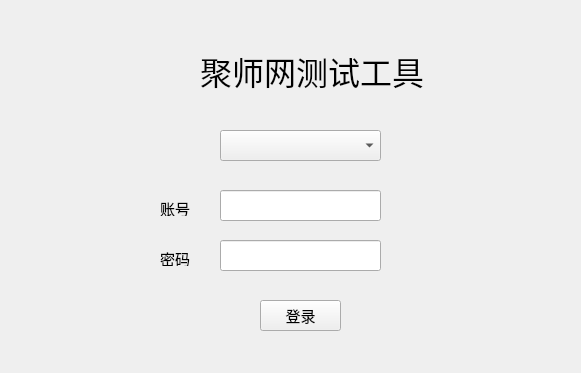
<?xml version="1.0" encoding="UTF-8"?>
<ui version="4.0">
 <class>Form</class>
 <widget class="QWidget" name="Form">
  <property name="geometry">
   <rect>
    <x>0</x>
    <y>0</y>
    <width>581</width>
    <height>373</height>
   </rect>
  </property>
  <property name="contextMenuPolicy">
   <enum>Qt::CustomContextMenu</enum>
  </property>
  <property name="windowTitle">
   <string>登录</string>
  </property>
  <widget class="QLabel" name="label">
   <property name="geometry">
    <rect>
     <x>100</x>
     <y>20</y>
     <width>91</width>
     <height>101</height>
    </rect>
   </property>
   <property name="text">
    <string/>
   </property>
   <property name="pixmap">
    <pixmap>../../image/resources/right_1581318292300_98d58.png</pixmap>
   </property>
  </widget>
  <widget class="QLabel" name="label_2">
   <property name="geometry">
    <rect>
     <x>200</x>
     <y>40</y>
     <width>281</width>
     <height>61</height>
    </rect>
   </property>
   <property name="font">
    <font>
     <family>新宋体</family>
     <pointsize>24</pointsize>
    </font>
   </property>
   <property name="text">
    <string>聚师网测试工具</string>
   </property>
  </widget>
  <widget class="QLineEdit" name="edt_username">
   <property name="geometry">
    <rect>
     <x>220</x>
     <y>190</y>
     <width>161</width>
     <height>31</height>
    </rect>
   </property>
  </widget>
  <widget class="QLineEdit" name="edt_password">
   <property name="geometry">
    <rect>
     <x>220</x>
     <y>240</y>
     <width>161</width>
     <height>31</height>
    </rect>
   </property>
  </widget>
  <widget class="QLabel" name="label_4">
   <property name="geometry">
    <rect>
     <x>160</x>
     <y>250</y>
     <width>51</width>
     <height>16</height>
    </rect>
   </property>
   <property name="font">
    <font>
     <family>宋体</family>
     <pointsize>11</pointsize>
    </font>
   </property>
   <property name="text">
    <string>密码</string>
   </property>
  </widget>
  <widget class="QLabel" name="label_5">
   <property name="geometry">
    <rect>
     <x>160</x>
     <y>200</y>
     <width>51</width>
     <height>16</height>
    </rect>
   </property>
   <property name="font">
    <font>
     <family>宋体</family>
     <pointsize>11</pointsize>
    </font>
   </property>
   <property name="text">
    <string>账号</string>
   </property>
  </widget>
  <widget class="QComboBox" name="box_url">
   <property name="geometry">
    <rect>
     <x>220</x>
     <y>130</y>
     <width>161</width>
     <height>31</height>
    </rect>
   </property>
  </widget>
  <widget class="QPushButton" name="btn_login">
   <property name="geometry">
    <rect>
     <x>260</x>
     <y>300</y>
     <width>81</width>
     <height>31</height>
    </rect>
   </property>
   <property name="font">
    <font>
     <family>新宋体</family>
     <pointsize>11</pointsize>
    </font>
   </property>
   <property name="text">
    <string>登录</string>
   </property>
  </widget>
 </widget>
 <resources/>
 <connections/>
</ui>
